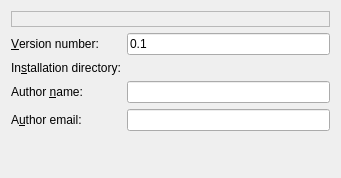
<?xml version="1.0" encoding="UTF-8"?>
<ui version="4.0">
 <class>properties</class>
 <widget class="QWidget" name="properties">
  <property name="geometry">
   <rect>
    <x>0</x>
    <y>0</y>
    <width>341</width>
    <height>178</height>
   </rect>
  </property>
  <layout class="QFormLayout" name="formLayout">
   <item row="0" column="0" colspan="2">
    <widget class="QLabel" name="appNameLabel">
     <property name="frameShape">
      <enum>QFrame::StyledPanel</enum>
     </property>
     <property name="frameShadow">
      <enum>QFrame::Sunken</enum>
     </property>
     <property name="text">
      <string/>
     </property>
    </widget>
   </item>
   <item row="1" column="0">
    <widget class="QLabel" name="versionLabel">
     <property name="text">
      <string>&amp;Version number:</string>
     </property>
     <property name="buddy">
      <cstring>kcfg_appVersion</cstring>
     </property>
    </widget>
   </item>
   <item row="1" column="1">
    <widget class="KLineEdit" name="kcfg_appVersion">
     <property name="toolTip">
      <string>Project's version number</string>
     </property>
     <property name="whatsThis">
      <string>Set your project version number. A first project should start with version 0.1.</string>
     </property>
     <property name="inputMask">
      <string>0.0</string>
     </property>
     <property name="text">
      <string>0.1</string>
     </property>
    </widget>
   </item>
   <item row="2" column="0">
    <widget class="QLabel" name="installLabel">
     <property name="text">
      <string>In&amp;stallation directory:</string>
     </property>
     <property name="buddy">
      <cstring>kcfg_url</cstring>
     </property>
    </widget>
   </item>
   <item row="2" column="1">
    <widget class="KUrlRequester" name="kcfg_url">
     <property name="toolTip">
      <string>The directory where you will build your project</string>
     </property>
     <property name="whatsThis">
      <string>Choose the directory where you will build your project. Your home /src is a good default location.</string>
     </property>
    </widget>
   </item>
   <item row="3" column="0">
    <widget class="QLabel" name="authorLabel">
     <property name="text">
      <string>Author &amp;name:</string>
     </property>
     <property name="buddy">
      <cstring>kcfg_name</cstring>
     </property>
    </widget>
   </item>
   <item row="3" column="1">
    <widget class="KLineEdit" name="kcfg_name">
     <property name="toolTip">
      <string>Your first name and name</string>
     </property>
     <property name="whatsThis">
      <string>This will set the copyright to this name</string>
     </property>
     <property name="inputMask">
      <string/>
     </property>
     <property name="text">
      <string/>
     </property>
    </widget>
   </item>
   <item row="4" column="0">
    <widget class="QLabel" name="emailLabel">
     <property name="text">
      <string>A&amp;uthor email:</string>
     </property>
     <property name="buddy">
      <cstring>kcfg_email</cstring>
     </property>
    </widget>
   </item>
   <item row="4" column="1">
    <widget class="KLineEdit" name="kcfg_email">
     <property name="toolTip">
      <string>Your email address</string>
     </property>
     <property name="whatsThis">
      <string>This email address will be next to your name in the copyright credit of the project files.</string>
     </property>
     <property name="inputMask">
      <string/>
     </property>
     <property name="text">
      <string/>
     </property>
    </widget>
   </item>
  </layout>
 </widget>
 <customwidgets>
  <customwidget>
   <class>KLineEdit</class>
   <extends>QLineEdit</extends>
   <header>klineedit.h</header>
  </customwidget>
  <customwidget>
   <class>KUrlRequester</class>
   <extends>QWidget</extends>
   <header>kurlrequester.h</header>
  </customwidget>
 </customwidgets>
 <resources/>
 <connections/>
</ui>
